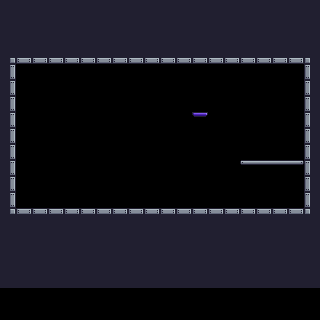

This game map was drawn from its Tiled (.tmx) file and the tilesets committed beside it. A one-line description and the full map source follow:
An orthogonal 20x20 tile map with 16x16 px tiles, 1 tile layer (Tile Layer 1) and 3 objects (player_spawn, fan, goal).

<map version="1.2" tiledversion="1.3.3" orientation="orthogonal" renderorder="right-down" width="20" height="20" tilewidth="16" tileheight="16" infinite="0" nextlayerid="3" nextobjectid="5">
 <tileset firstgid="1" source="main_tileset.tsx" />
 <layer id="1" name="Tile Layer 1" width="20" height="20">
  <data encoding="csv">
212,212,212,212,212,212,212,212,212,212,212,212,212,212,212,212,212,212,212,212,
212,212,212,212,212,212,212,212,212,212,212,212,212,212,212,212,212,212,212,212,
212,212,212,212,212,212,212,212,212,212,212,212,212,212,212,212,212,212,212,212,
184,242,242,242,242,242,242,242,242,242,242,242,242,242,242,242,242,242,242,185,
213,0,0,0,0,0,0,0,0,0,0,0,0,0,0,0,0,0,0,211,
213,0,0,0,0,0,0,0,0,0,0,0,0,0,0,0,0,0,0,211,
213,0,0,0,0,0,0,0,0,0,0,0,0,0,0,0,0,0,0,211,
213,0,0,0,0,0,0,0,0,0,0,0,36,0,0,0,0,0,0,211,
213,0,0,0,0,0,0,0,0,0,0,0,0,0,0,0,0,0,0,211,
213,0,0,0,0,0,0,0,0,0,0,0,0,0,0,0,0,0,0,211,
213,0,0,0,0,0,0,0,0,0,0,0,0,0,0,5,6,6,7,211,
213,0,0,0,0,0,0,0,0,0,0,0,0,0,0,0,0,0,0,211,
213,0,0,0,0,0,0,0,0,0,0,0,0,0,0,0,0,0,0,211,
214,182,182,182,182,182,182,182,182,182,182,182,182,182,182,182,182,182,182,215,
212,212,212,212,212,212,212,212,212,212,212,212,212,212,212,212,212,212,212,212,
212,212,212,212,212,212,212,212,212,212,212,212,212,212,212,212,212,212,212,212,
212,212,212,212,212,212,212,212,212,212,212,212,212,212,212,212,212,212,212,212,
212,212,212,212,212,212,212,212,212,212,212,212,212,212,212,212,212,212,212,212,
0,0,0,0,0,0,0,0,0,0,0,0,0,0,0,0,0,0,0,0,
0,0,0,0,0,0,0,0,0,0,0,0,0,0,0,0,0,0,0,0
</data>
 </layer>
 <objectgroup id="2" name="Object Layer 1">
  <object id="2" name="player_spawn" x="176" y="176" width="16" height="32" />
  <object id="3" name="fan" x="288" y="200" width="16" height="4" rotation="270" />
  <object id="4" name="goal" x="192" y="96" width="16" height="16" />
 </objectgroup>
</map>
